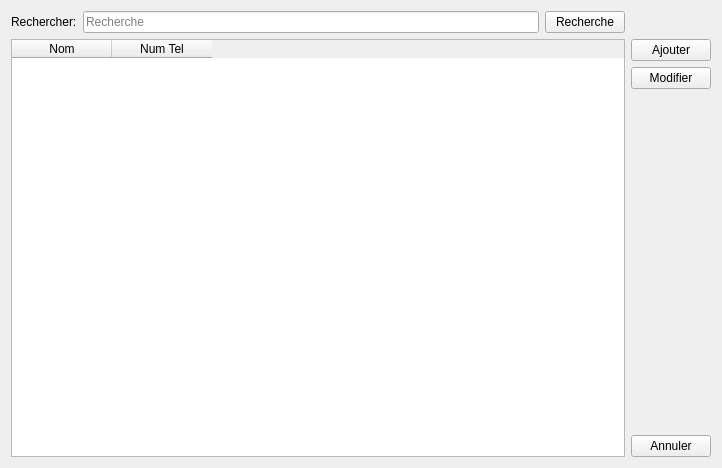
<?xml version="1.0" encoding="UTF-8"?>
<ui version="4.0">
 <class>Form</class>
 <widget class="QWidget" name="Form">
  <property name="geometry">
   <rect>
    <x>0</x>
    <y>0</y>
    <width>722</width>
    <height>468</height>
   </rect>
  </property>
  <property name="windowTitle">
   <string>Liste des fournisseurs</string>
  </property>
  <layout class="QGridLayout" name="gridLayout">
   <item row="0" column="0">
    <widget class="QLabel" name="label">
     <property name="text">
      <string>Rechercher:</string>
     </property>
    </widget>
   </item>
   <item row="0" column="1">
    <widget class="QLineEdit" name="lineEdit">
     <property name="placeholderText">
      <string>Recherche</string>
     </property>
    </widget>
   </item>
   <item row="0" column="2">
    <widget class="QPushButton" name="pushButton_7">
     <property name="text">
      <string>Recherche</string>
     </property>
    </widget>
   </item>
   <item row="1" column="0" colspan="3">
    <widget class="QTableWidget" name="tableWidget">
     <column>
      <property name="text">
       <string>Nom</string>
      </property>
     </column>
     <column>
      <property name="text">
       <string>Num Tel</string>
      </property>
     </column>
    </widget>
   </item>
   <item row="1" column="3">
    <layout class="QVBoxLayout" name="verticalLayout">
     <item>
      <widget class="QPushButton" name="pushButton">
       <property name="text">
        <string>Ajouter</string>
       </property>
      </widget>
     </item>
     <item>
      <widget class="QPushButton" name="pushButton_2">
       <property name="text">
        <string>Modifier</string>
       </property>
      </widget>
     </item>
     <item>
      <spacer name="verticalSpacer">
       <property name="orientation">
        <enum>Qt::Vertical</enum>
       </property>
       <property name="sizeHint" stdset="0">
        <size>
         <width>20</width>
         <height>40</height>
        </size>
       </property>
      </spacer>
     </item>
     <item>
      <widget class="QPushButton" name="annuler_button">
       <property name="text">
        <string>Annuler</string>
       </property>
      </widget>
     </item>
    </layout>
   </item>
  </layout>
 </widget>
 <resources/>
 <connections>
  <connection>
   <sender>annuler_button</sender>
   <signal>clicked()</signal>
   <receiver>Form</receiver>
   <slot>close()</slot>
   <hints>
    <hint type="sourcelabel">
     <x>674</x>
     <y>446</y>
    </hint>
    <hint type="destinationlabel">
     <x>360</x>
     <y>233</y>
    </hint>
   </hints>
  </connection>
 </connections>
</ui>
